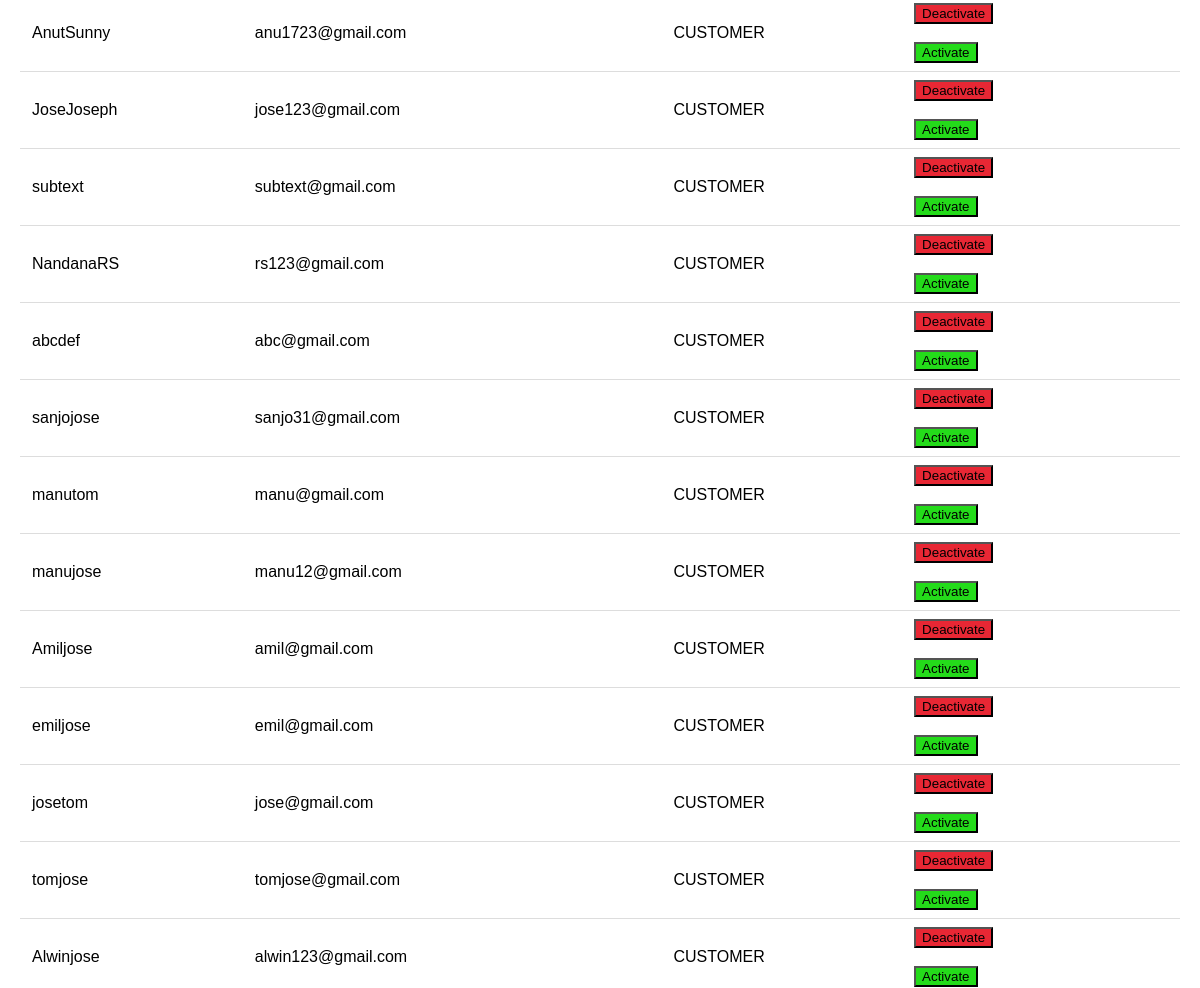
The app's page /user/ (signed in, middle part), older data.
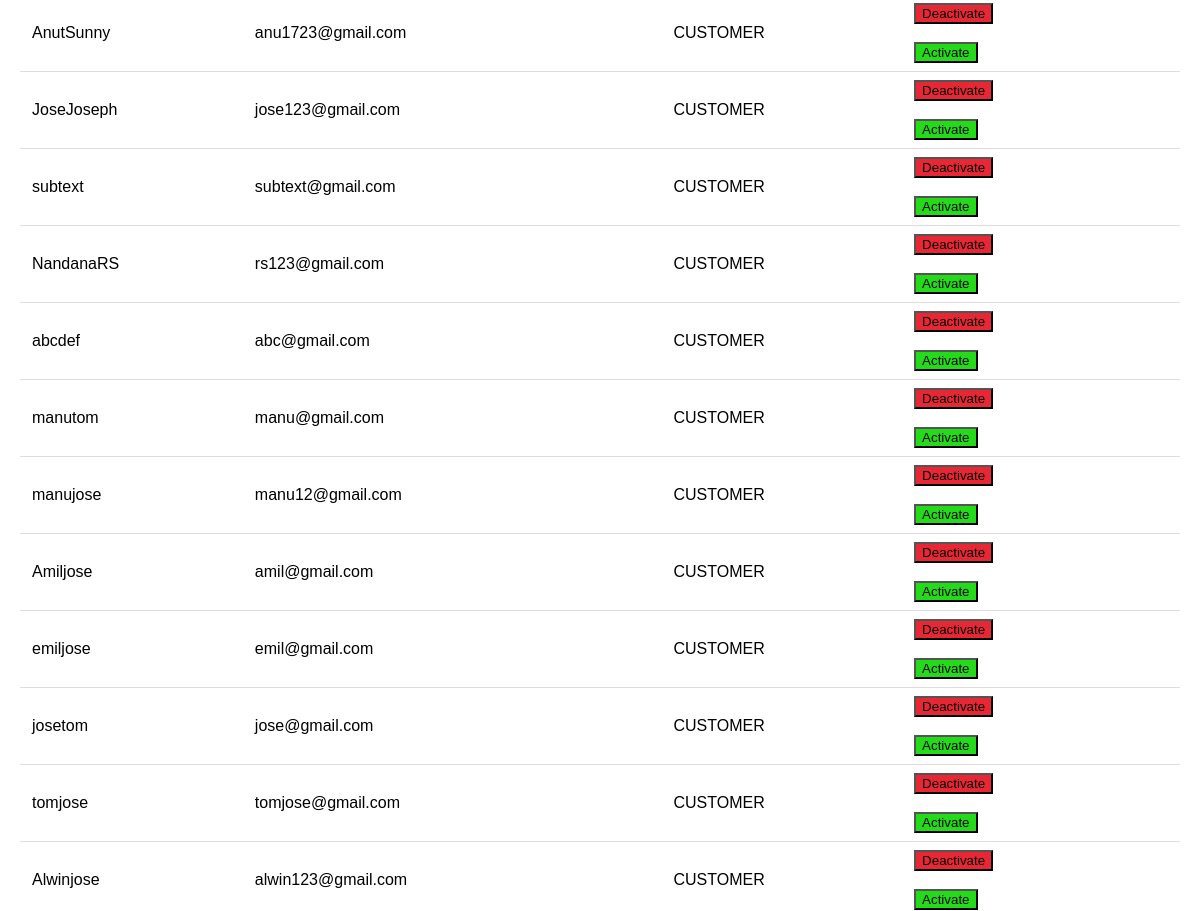
The same page, newer data.
### appplant/models.py (models this page shows)
class User(AbstractUser):
    email = models.EmailField(unique=True)
    USERNAME_FIELD = 'email'
    REQUIRED_FIELDS = ['username']
    class Role (models.TextChoices):
        ADMIN = "ADMIN",'Admin'
        CUSTOMER = "CUSTOMER",'CUSTOMER'
        BOTANIST = "BOTANIST", 'BOTANIST'
        HORTICULTURE = "HORTICULTURE", 'HORTICULTURE'
    role = models.CharField(max_length=50, choices= Role.choices)

### appplant/views.py (the view)
# urls.py: path('user/',views.user_r,name="user"),
@never_cache
@login_required(login_url='login')
def user_r(request):
    user_s = User.objects.all()  # Fetch all products
    return render(request, 'user.html', {'user_s': user_s})

### templates/user.html (shortened to what this page needs)
{% load static %}
<!DOCTYPE html>
<html lang="en">
<head>
</head>
<body>
    <div class="container">
        <table>
            {% for user in user_s %}
            <tr>
                <td>{{ user.username }}</td>
                <td>{{ user.email }}</td>
                <td>{{ user.role }}</td>
                <td>
                    <form action="{% url 'deactivate_user' user.id %}" method="post">
                        <button type="submit" class="deactivate-button">Deactivate</button>
                    </form>
                    <br>
                    <form action="{% url 'activate_user' user.id %}" method="post">
                        <button type="submit" class="activate-button">Activate</button>
                    </form>
                </td>
            </tr>
            {% endfor %}
        </table>
    </div>
</body>
</html>

Row changes from the older to the newer data that the page shows:
removed User: username "sanjojose", email "sanjo31@gmail.com", role "CUSTOMER"
